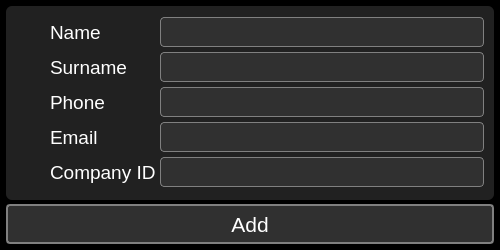
<?xml version="1.0" encoding="UTF-8"?>
<ui version="4.0">
 <class>AddClientDialog</class>
 <widget class="QDialog" name="AddClientDialog">
  <property name="geometry">
   <rect>
    <x>0</x>
    <y>0</y>
    <width>500</width>
    <height>250</height>
   </rect>
  </property>
  <property name="minimumSize">
   <size>
    <width>500</width>
    <height>250</height>
   </size>
  </property>
  <property name="maximumSize">
   <size>
    <width>500</width>
    <height>250</height>
   </size>
  </property>
  <property name="windowTitle">
   <string>Add a client</string>
  </property>
  <property name="windowIcon">
   <iconset resource="../../resources.qrc">
    <normaloff>:/PNG/IMG/vcard.png</normaloff>:/PNG/IMG/vcard.png</iconset>
  </property>
  <property name="styleSheet">
   <string notr="true">QMainWindow{
background-color: #000000;
}

QWidget{
background-color: #000000;
}

QGroupBox{
background-color: #212121;
border: none;
padding: 4px;
border-radius: 6px;
color: white;
}

QPushButton{
background-color: #303030;
border: 2px solid gray;
border-radius: 4px;
color: white;
}
QPushButton:hover{
border-color: white;
}

QLineEdit{
background-color: #303030;
border: 1px solid gray;
border-radius: 4px;
color: white;
}
QLineEdit:focus{
border-color: white;
}

QTextEdit{
background-color: #303030;
border: 1px solid gray;
border-radius: 4px;
color: white;
}
QTextEdit:focus{
border-color: white;
}

QLabel{
color: white;
background: transparent;
}

QListWidget{
background: transparent;
border: 1px solid gray;
border-radius: 6px;
padding: 6px;
}
QListWidget::item{
background-color: rgba(255,255,255,50);
border: none;
color: white;
border-radius: 6px;
padding: 6px;
margin-top: 6px;
}
QListWidget::item:hover{
background-color: rgba(255,255,255,100);
}

QCheckBox{
background: transparent;
color: white;
}
QCheckBox::indicator{
width:24px;
height: 24px;
border: 1px solid gray;
border-radius: 4px;
}
QCheckBox::indicator:hecked{
image: url(:/PNG/IMG/done.png);
}
QCheckBox::indicator:unchecked{
image: none;
}

QTabWidget::pane{
background: transparent;
border: none;
padding: 4px;
border-radius: 6px;
}
QTabBar::tab{
background-color: #303030;
border: 2px solid gray;
border-radius: 4px;
color: white;
padding-left: 6px;
padding-right: 6px;
padding-top: 3px;
padding-bottom: 3px;
margin-left: 2px;
}
QTabBar::tab:hover{
border-color: white;
}
QTabBar::tab:selected{
border-color: white;
}

QScrollBar:vertical {        
border: none;
width:14px;
background-color: #212121;
margin: 0px 0px 0px 0px;
padding-left: 6px;
}
QScrollBar::handle:vertical{
background: gray;
border-radius: 4px;
min-height: 20px;
}
QScrollBar::add-line:vertical {
background-color: #212121;
height: 0px;
subcontrol-position: bottom;
subcontrol-origin: margin;
}
QScrollBar::sub-line:vertical {
background-color: #212121;
height: 0 px;
subcontrol-position: top;
subcontrol-origin: margin;
}
QScrollBar::add-page:vertical{
background-color: #212121;
}
QScrollBar::sub-page:vertical{
background-color: #212121;
}

QScrollBar:horizontal {        
border: none;
height:14px;
background-color: #212121;
margin: 0px 0px 0px 0px;
padding-top: 6px;
}
QScrollBar::handle:horizontal{
background: gray;
border-radius: 4px;
min-width: 20px;
}
QScrollBar::add-line:horizontal {
background-color: #212121;
height: 0px;
subcontrol-position: bottom;
subcontrol-origin: margin;
}
QScrollBar::sub-line:horizontal {
background-color: #212121;
height: 0 px;
subcontrol-position: top;
subcontrol-origin: margin;
}
QScrollBar::add-page:horizontal{
background-color: #212121;
}
QScrollBar::sub-page:horizontal{
background-color: #212121;
}

QComboBox{
background-color: #303030;
border: 1px solid gray;
border-radius: 4px;
color: white;
}
QComboBox QAbstractItemView{
color: white;
background-color: black;
}

QTableView{
background-color: #212121;
border: 1px solid gray;
border-radius: 6px;
color: white;
}

QDoubleSpinBox{
background-color: #303030;
border: 1px solid gray;
border-radius: 4px;
color: white;
}</string>
  </property>
  <layout class="QGridLayout" name="gridLayout">
   <property name="leftMargin">
    <number>6</number>
   </property>
   <property name="topMargin">
    <number>6</number>
   </property>
   <property name="rightMargin">
    <number>6</number>
   </property>
   <property name="bottomMargin">
    <number>6</number>
   </property>
   <property name="spacing">
    <number>4</number>
   </property>
   <item row="0" column="0">
    <widget class="QGroupBox" name="groupBox">
     <property name="title">
      <string/>
     </property>
     <layout class="QGridLayout" name="gridLayout_2">
      <property name="leftMargin">
       <number>6</number>
      </property>
      <property name="topMargin">
       <number>6</number>
      </property>
      <property name="rightMargin">
       <number>6</number>
      </property>
      <property name="bottomMargin">
       <number>6</number>
      </property>
      <property name="spacing">
       <number>4</number>
      </property>
      <item row="3" column="1">
       <widget class="QLabel" name="label_email">
        <property name="font">
         <font>
          <pointsize>14</pointsize>
         </font>
        </property>
        <property name="text">
         <string>Email</string>
        </property>
       </widget>
      </item>
      <item row="4" column="1">
       <widget class="QLabel" name="label_nip">
        <property name="font">
         <font>
          <pointsize>14</pointsize>
         </font>
        </property>
        <property name="text">
         <string>Company ID</string>
        </property>
       </widget>
      </item>
      <item row="2" column="2">
       <widget class="QLineEdit" name="lineEdit_phone">
        <property name="minimumSize">
         <size>
          <width>0</width>
          <height>30</height>
         </size>
        </property>
        <property name="font">
         <font>
          <pointsize>14</pointsize>
         </font>
        </property>
        <property name="focusPolicy">
         <enum>Qt::TabFocus</enum>
        </property>
       </widget>
      </item>
      <item row="2" column="0">
       <widget class="QLabel" name="label_phone_icon">
        <property name="minimumSize">
         <size>
          <width>30</width>
          <height>30</height>
         </size>
        </property>
        <property name="maximumSize">
         <size>
          <width>30</width>
          <height>30</height>
         </size>
        </property>
        <property name="text">
         <string>&lt;html&gt;&lt;head/&gt;&lt;body&gt;&lt;p align=&quot;center&quot;&gt;&lt;img src=&quot;:/PNG/IMG/call.png&quot; width=&quot;30&quot; height=&quot;30&quot;/&gt;&lt;/p&gt;&lt;/body&gt;&lt;/html&gt;</string>
        </property>
       </widget>
      </item>
      <item row="0" column="2">
       <widget class="QLineEdit" name="lineEdit_name">
        <property name="minimumSize">
         <size>
          <width>0</width>
          <height>30</height>
         </size>
        </property>
        <property name="font">
         <font>
          <pointsize>14</pointsize>
         </font>
        </property>
        <property name="focusPolicy">
         <enum>Qt::TabFocus</enum>
        </property>
       </widget>
      </item>
      <item row="4" column="0">
       <widget class="QLabel" name="label_nip_icon">
        <property name="minimumSize">
         <size>
          <width>30</width>
          <height>30</height>
         </size>
        </property>
        <property name="maximumSize">
         <size>
          <width>30</width>
          <height>30</height>
         </size>
        </property>
        <property name="text">
         <string>&lt;html&gt;&lt;head/&gt;&lt;body&gt;&lt;p align=&quot;center&quot;&gt;&lt;img src=&quot;:/PNG/IMG/stamp.png&quot; width=&quot;30&quot; height=&quot;30&quot;/&gt;&lt;/p&gt;&lt;/body&gt;&lt;/html&gt;</string>
        </property>
       </widget>
      </item>
      <item row="3" column="0">
       <widget class="QLabel" name="label_email_icon">
        <property name="minimumSize">
         <size>
          <width>30</width>
          <height>30</height>
         </size>
        </property>
        <property name="maximumSize">
         <size>
          <width>30</width>
          <height>30</height>
         </size>
        </property>
        <property name="text">
         <string>&lt;html&gt;&lt;head/&gt;&lt;body&gt;&lt;p align=&quot;center&quot;&gt;&lt;img src=&quot;:/PNG/IMG/email.png&quot; width=&quot;30&quot; height=&quot;30&quot;/&gt;&lt;/p&gt;&lt;/body&gt;&lt;/html&gt;</string>
        </property>
       </widget>
      </item>
      <item row="0" column="0" rowspan="2">
       <widget class="QLabel" name="label_name_icon">
        <property name="minimumSize">
         <size>
          <width>30</width>
          <height>30</height>
         </size>
        </property>
        <property name="maximumSize">
         <size>
          <width>30</width>
          <height>30</height>
         </size>
        </property>
        <property name="text">
         <string>&lt;html&gt;&lt;head/&gt;&lt;body&gt;&lt;p align=&quot;center&quot;&gt;&lt;img src=&quot;:/PNG/IMG/vcard.png&quot; width=&quot;30&quot; height=&quot;30&quot;/&gt;&lt;/p&gt;&lt;/body&gt;&lt;/html&gt;</string>
        </property>
       </widget>
      </item>
      <item row="1" column="1">
       <widget class="QLabel" name="label_lastname">
        <property name="font">
         <font>
          <pointsize>14</pointsize>
         </font>
        </property>
        <property name="text">
         <string>Surname</string>
        </property>
       </widget>
      </item>
      <item row="2" column="1">
       <widget class="QLabel" name="label_phone">
        <property name="font">
         <font>
          <pointsize>14</pointsize>
         </font>
        </property>
        <property name="text">
         <string>Phone</string>
        </property>
       </widget>
      </item>
      <item row="3" column="2">
       <widget class="QLineEdit" name="lineEdit_email">
        <property name="minimumSize">
         <size>
          <width>0</width>
          <height>30</height>
         </size>
        </property>
        <property name="font">
         <font>
          <pointsize>14</pointsize>
         </font>
        </property>
        <property name="focusPolicy">
         <enum>Qt::TabFocus</enum>
        </property>
       </widget>
      </item>
      <item row="0" column="1">
       <widget class="QLabel" name="label_name">
        <property name="font">
         <font>
          <pointsize>14</pointsize>
         </font>
        </property>
        <property name="text">
         <string>Name</string>
        </property>
       </widget>
      </item>
      <item row="1" column="2">
       <widget class="QLineEdit" name="lineEdit_lastname">
        <property name="minimumSize">
         <size>
          <width>0</width>
          <height>30</height>
         </size>
        </property>
        <property name="font">
         <font>
          <pointsize>14</pointsize>
         </font>
        </property>
        <property name="focusPolicy">
         <enum>Qt::TabFocus</enum>
        </property>
       </widget>
      </item>
      <item row="4" column="2">
       <widget class="QLineEdit" name="lineEdit_nip">
        <property name="minimumSize">
         <size>
          <width>0</width>
          <height>30</height>
         </size>
        </property>
        <property name="font">
         <font>
          <pointsize>14</pointsize>
         </font>
        </property>
        <property name="focusPolicy">
         <enum>Qt::TabFocus</enum>
        </property>
       </widget>
      </item>
     </layout>
    </widget>
   </item>
   <item row="1" column="0">
    <widget class="QPushButton" name="pushButton_add">
     <property name="minimumSize">
      <size>
       <width>0</width>
       <height>40</height>
      </size>
     </property>
     <property name="maximumSize">
      <size>
       <width>16777215</width>
       <height>16777215</height>
      </size>
     </property>
     <property name="font">
      <font>
       <pointsize>16</pointsize>
      </font>
     </property>
     <property name="focusPolicy">
      <enum>Qt::ClickFocus</enum>
     </property>
     <property name="text">
      <string>Add</string>
     </property>
     <property name="icon">
      <iconset resource="../../resources.qrc">
       <normaloff>:/PNG/IMG/done.png</normaloff>:/PNG/IMG/done.png</iconset>
     </property>
     <property name="iconSize">
      <size>
       <width>32</width>
       <height>32</height>
      </size>
     </property>
    </widget>
   </item>
  </layout>
 </widget>
 <tabstops>
  <tabstop>lineEdit_name</tabstop>
  <tabstop>lineEdit_lastname</tabstop>
  <tabstop>lineEdit_phone</tabstop>
  <tabstop>lineEdit_email</tabstop>
  <tabstop>lineEdit_nip</tabstop>
 </tabstops>
 <resources>
  <include location="../../resources.qrc"/>
 </resources>
 <connections/>
</ui>
